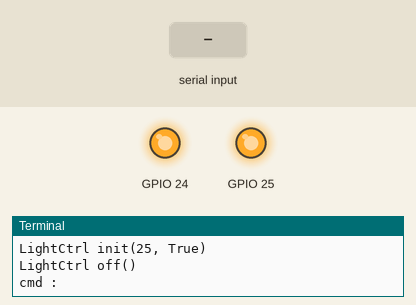
Bench run of a program on a simulated Raspberry Pi (BCM pin numbers). Shown: output pins drawn as LEDs (lit = HIGH), the last lines printed to the terminal. Inputs (shaded band) come from the test bench.

Above: at 1.2 s.
1.3 s: "on" typed at the terminal, then Enter
At 1.6 s:
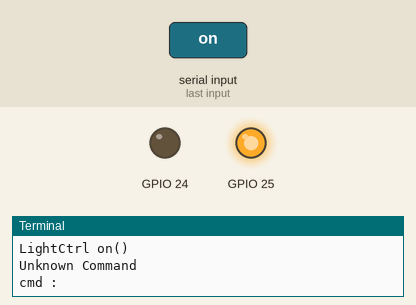
2.8 s: "son" typed at the terminal, then Enter
At 3.9 s:
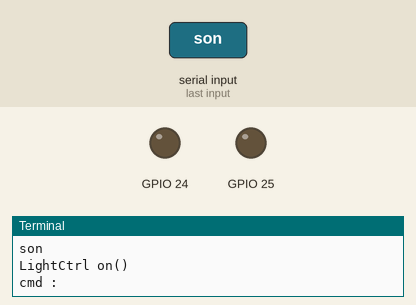
4.3 s: "off" typed at the terminal, then Enter
At 5.1 s:
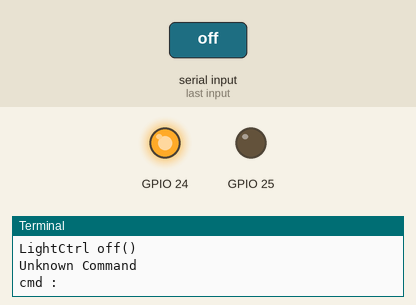
Timing chart, 0 to 7.3 s (numbered marks = the images above; inputs shaded):
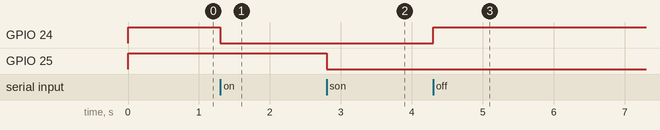

Measured:
- after the input at 1.3 s, GPIO 24: HIGH → LOW at once
- after the input at 2.8 s, GPIO 25: HIGH → LOW at once
- after the input at 4.3 s, GPIO 24: LOW → HIGH at once

The program:

light_main.py
```python
import time
import sys
from light import LightCtrl

light = LightCtrl(24, True)
sensor_light = LightCtrl(25, True)

def parsing_cmd(cmd):
    if cmd.lower() == "on":
        light.on()
    elif cmd.lower() == "off":
        light.off()
    elif cmd.lower() == "toggle":
        light.toggle()
    if cmd.lower() == "son":
        sensor_light.on()
    elif cmd.lower() == "soff":
        sensor_light.off()
    elif cmd.lower() == "stoggle":
        sensor_light.toggle()
    elif cmd.lower() == "quit" or cmd.lower() == "exit":
        exit()
    else:
        print("Unknown Command")

def main():

    for i in range(1, len(sys.argv)):
        print("[ARG{}] {}".format(i, sys.argv[i]))

    if len(sys.argv) >= 2:
        parsing_cmd(sys.argv[1])
        return

    while True:
        cmd = input("cmd : ")
        parsing_cmd(cmd)

if __name__ == '__main__':
    main()
```

light.py
```python
import RPi.GPIO as GPIO

class LightCtrl:
    def __init__(self, light_pin_num, low_active=False):
        print("LightCtrl init({}, {})".format(light_pin_num, low_active))
        #GPIO.setwarnings(False)
        GPIO.setmode(GPIO.BCM)
        self.pin_num = light_pin_num
        self.low_active = low_active
        GPIO.setup(self.pin_num, GPIO.OUT)
        self.off()

    def __del__(self):
#        self.off()
        pass

    def off(self):
        print("LightCtrl off()")
        if self.low_active:
            GPIO.output(self.pin_num, True)
        else:
            GPIO.output(self.pin_num, False)

    def on(self):
        print("LightCtrl on()")
        if self.low_active:
            GPIO.output(self.pin_num, False)
        else:
            GPIO.output(self.pin_num, True)

    def toggle(self):
        GPIO.output(self.pin_num, not GPIO.input(self.pin_num))
```
